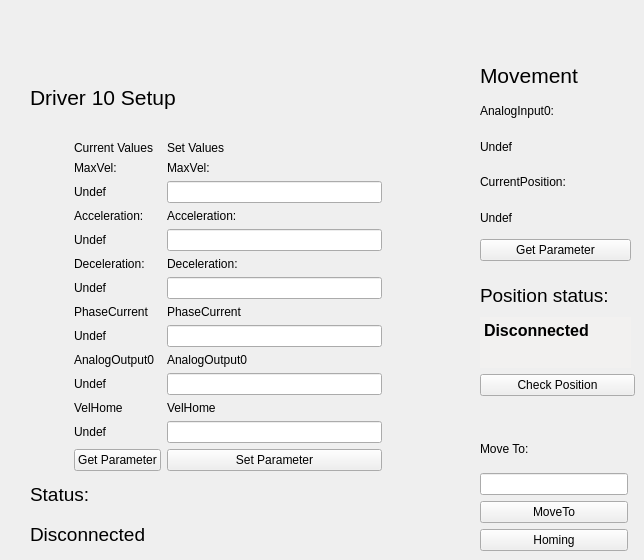
          <widget class="QWidget" name="tab_12">
           <attribute name="title">
            <string>10</string>
           </attribute>
           <attribute name="toolTip">
            <string>Driver 10 Setup and Movimentation</string>
           </attribute>
           <widget class="QWidget" name="layoutWidget_25">
            <property name="geometry">
             <rect>
              <x>480</x>
              <y>430</y>
              <width>148</width>
              <height>121</height>
             </rect>
            </property>
            <layout class="QVBoxLayout" name="verticalLayout_69">
             <item>
              <widget class="QLabel" name="label_255">
               <property name="text">
                <string>Move To:</string>
               </property>
              </widget>
             </item>
             <item>
              <widget class="QLineEdit" name="LineEditMoveToValue_10">
               <property name="toolTip">
                <string>Position to move driver 10</string>
               </property>
              </widget>
             </item>
             <item>
              <widget class="QPushButton" name="MoveTo_10">
               <property name="toolTip">
                <string>Move driver 10 to the position specified above</string>
               </property>
               <property name="text">
                <string>MoveTo</string>
               </property>
              </widget>
             </item>
             <item>
              <widget class="QPushButton" name="Homing_10">
               <property name="toolTip">
                <string>Execute the driver 10 homing procedure</string>
               </property>
               <property name="text">
                <string>Homing</string>
               </property>
              </widget>
             </item>
            </layout>
           </widget>
           <widget class="QWidget" name="layoutWidget_27">
            <property name="geometry">
             <rect>
              <x>480</x>
              <y>60</y>
              <width>151</width>
              <height>201</height>
             </rect>
            </property>
            <layout class="QVBoxLayout" name="verticalLayout_70">
             <item>
              <widget class="QLabel" name="label_258">
               <property name="font">
                <font>
                 <pointsize>16</pointsize>
                </font>
               </property>
               <property name="text">
                <string>Movement</string>
               </property>
              </widget>
             </item>
             <item>
              <widget class="QLabel" name="label_259">
               <property name="text">
                <string>AnalogInput0:</string>
               </property>
              </widget>
             </item>
             <item>
              <widget class="QLabel" name="LabelMovAnalogInput0_10">
               <property name="toolTip">
                <string>Current value of driver 10 AnalogInput(0)</string>
               </property>
               <property name="text">
                <string>Undef</string>
               </property>
              </widget>
             </item>
             <item>
              <widget class="QLabel" name="label_260">
               <property name="text">
                <string>CurrentPosition:</string>
               </property>
              </widget>
             </item>
             <item>
              <widget class="QLabel" name="LabelMovCurrentPosition_10">
               <property name="toolTip">
                <string>Current value of driver 10 CurrentPosition</string>
               </property>
               <property name="text">
                <string>Undef</string>
               </property>
              </widget>
             </item>
             <item>
              <widget class="QPushButton" name="GetParameterMov_10">
               <property name="toolTip">
                <string>Get position parameters of driver 10</string>
               </property>
               <property name="text">
                <string>Get Parameter</string>
               </property>
              </widget>
             </item>
            </layout>
           </widget>
           <widget class="QWidget" name="layoutWidget_26">
            <property name="geometry">
             <rect>
              <x>30</x>
              <y>60</y>
              <width>352</width>
              <height>491</height>
             </rect>
            </property>
            <layout class="QGridLayout" name="gridLayout_43">
             <item row="0" column="0" colspan="3">
              <widget class="QLabel" name="label_158">
               <property name="font">
                <font>
                 <pointsize>16</pointsize>
                </font>
               </property>
               <property name="text">
                <string>Driver 10 Setup</string>
               </property>
              </widget>
             </item>
             <item row="1" column="0">
              <layout class="QVBoxLayout" name="verticalLayout_22">
               <item>
                <widget class="QLabel" name="Images_10">
                 <property name="minimumSize">
                  <size>
                   <width>0</width>
                   <height>100</height>
                  </size>
                 </property>
                 <property name="maximumSize">
                  <size>
                   <width>200</width>
                   <height>150</height>
                  </size>
                 </property>
                 <property name="text">
                  <string/>
                 </property>
                 <property name="pixmap">
                  <pixmap resource="file.qrc">:/Driver.jpg</pixmap>
                 </property>
                 <property name="scaledContents">
                  <bool>true</bool>
                 </property>
                </widget>
               </item>
               <item>
                <widget class="QLabel" name="label_159">
                 <property name="text">
                  <string/>
                 </property>
                </widget>
               </item>
              </layout>
             </item>
             <item row="1" column="1">
              <widget class="QLabel" name="label_368">
               <property name="minimumSize">
                <size>
                 <width>25</width>
                 <height>0</height>
                </size>
               </property>
               <property name="text">
                <string/>
               </property>
              </widget>
             </item>
             <item row="1" column="2">
              <layout class="QGridLayout" name="gridLayout_21">
               <item row="0" column="0">
                <widget class="QLabel" name="label_160">
                 <property name="text">
                  <string>Current Values</string>
                 </property>
                </widget>
               </item>
               <item row="0" column="1">
                <widget class="QLabel" name="label_161">
                 <property name="text">
                  <string>Set Values</string>
                 </property>
                </widget>
               </item>
               <item row="1" column="0">
                <widget class="QLabel" name="label_162">
                 <property name="text">
                  <string>MaxVel:</string>
                 </property>
                </widget>
               </item>
               <item row="1" column="1">
                <widget class="QLabel" name="label_163">
                 <property name="text">
                  <string>MaxVel:</string>
                 </property>
                </widget>
               </item>
               <item row="2" column="0">
                <widget class="QLabel" name="LabelMaxVelSetup_10">
                 <property name="toolTip">
                  <string>Current value of driver 10 MaxVel</string>
                 </property>
                 <property name="text">
                  <string>Undef</string>
                 </property>
                </widget>
               </item>
               <item row="2" column="1">
                <widget class="QLineEdit" name="LineEditMaxVelSetup_10">
                 <property name="toolTip">
                  <string>&lt;html&gt;&lt;head/&gt;&lt;body&gt;&lt;p&gt;MaxVel of driver 10 to set&lt;/p&gt;&lt;/body&gt;&lt;/html&gt;</string>
                 </property>
                </widget>
               </item>
               <item row="3" column="0">
                <widget class="QLabel" name="label_164">
                 <property name="text">
                  <string>Acceleration:</string>
                 </property>
                </widget>
               </item>
               <item row="3" column="1">
                <widget class="QLabel" name="label_165">
                 <property name="text">
                  <string>Acceleration:</string>
                 </property>
                </widget>
               </item>
               <item row="4" column="0">
                <widget class="QLabel" name="LabelAccelerationSetup_10">
                 <property name="toolTip">
                  <string>Current value of driver 10 Acceleration</string>
                 </property>
                 <property name="text">
                  <string>Undef</string>
                 </property>
                </widget>
               </item>
               <item row="4" column="1">
                <widget class="QLineEdit" name="LineEditAccelerationSetup_10">
                 <property name="toolTip">
                  <string>&lt;html&gt;&lt;head/&gt;&lt;body&gt;&lt;p&gt;Acceleration of driver 10 to set&lt;/p&gt;&lt;/body&gt;&lt;/html&gt;</string>
                 </property>
                </widget>
               </item>
               <item row="5" column="0">
                <widget class="QLabel" name="label_166">
                 <property name="text">
                  <string>Deceleration:</string>
                 </property>
                </widget>
               </item>
               <item row="5" column="1">
                <widget class="QLabel" name="label_167">
                 <property name="text">
                  <string>Deceleration:</string>
                 </property>
                </widget>
               </item>
               <item row="6" column="0">
                <widget class="QLabel" name="LabelDecelerationSetup_10">
                 <property name="toolTip">
                  <string>Current value of driver 10 Deceleration</string>
                 </property>
                 <property name="text">
                  <string>Undef</string>
                 </property>
                </widget>
               </item>
               <item row="6" column="1">
                <widget class="QLineEdit" name="LineEditDecelerationSetup_10">
                 <property name="toolTip">
                  <string>&lt;html&gt;&lt;head/&gt;&lt;body&gt;&lt;p&gt;Deceleration of driver 10 to set&lt;/p&gt;&lt;/body&gt;&lt;/html&gt;</string>
                 </property>
                </widget>
               </item>
               <item row="7" column="0">
                <widget class="QLabel" name="label_168">
                 <property name="text">
                  <string>PhaseCurrent</string>
                 </property>
                </widget>
               </item>
               <item row="7" column="1">
                <widget class="QLabel" name="label_169">
                 <property name="text">
                  <string>PhaseCurrent</string>
                 </property>
                </widget>
               </item>
               <item row="8" column="0">
                <widget class="QLabel" name="LabelPhaseCurrentSetup_10">
                 <property name="toolTip">
                  <string>Current value of driver 10 PhaseCurrent</string>
                 </property>
                 <property name="text">
                  <string>Undef</string>
                 </property>
                </widget>
               </item>
               <item row="8" column="1">
                <widget class="QLineEdit" name="LineEditPhaseCurrentSetup_10">
                 <property name="toolTip">
                  <string>&lt;html&gt;&lt;head/&gt;&lt;body&gt;&lt;p&gt; PhaseCurrent of driver 10 to set&lt;/p&gt;&lt;/body&gt;&lt;/html&gt;</string>
                 </property>
                </widget>
               </item>
               <item row="9" column="0">
                <widget class="QLabel" name="label_170">
                 <property name="text">
                  <string>AnalogOutput0</string>
                 </property>
                </widget>
               </item>
               <item row="9" column="1">
                <widget class="QLabel" name="label_171">
                 <property name="text">
                  <string>AnalogOutput0</string>
                 </property>
                </widget>
               </item>
               <item row="10" column="0">
                <widget class="QLabel" name="LabelAnalogOutputSetup_10">
                 <property name="toolTip">
                  <string>Current value of driver 10 AnalogOutput(0)</string>
                 </property>
                 <property name="text">
                  <string>Undef</string>
                 </property>
                </widget>
               </item>
               <item row="10" column="1">
                <widget class="QLineEdit" name="LineEditAnalogOutputSetup_10">
                 <property name="toolTip">
                  <string>&lt;html&gt;&lt;head/&gt;&lt;body&gt;&lt;p&gt; AnalogOutput(0) of driver 10 to set&lt;/p&gt;&lt;/body&gt;&lt;/html&gt;</string>
                 </property>
                </widget>
               </item>
               <item row="11" column="0">
                <widget class="QLabel" name="label_369">
                 <property name="text">
                  <string>VelHome</string>
                 </property>
                </widget>
               </item>
               <item row="11" column="1">
                <widget class="QLabel" name="label_370">
                 <property name="text">
                  <string>VelHome</string>
                 </property>
                </widget>
               </item>
               <item row="12" column="0">
                <widget class="QLabel" name="LabelVelHomeSetup_10">
                 <property name="toolTip">
                  <string>Current value of driver 10 VelHome</string>
                 </property>
                 <property name="text">
                  <string>Undef</string>
                 </property>
                </widget>
               </item>
               <item row="12" column="1">
                <widget class="QLineEdit" name="LineEditVelHomeSetup_10">
                 <property name="toolTip">
                  <string>&lt;html&gt;&lt;head/&gt;&lt;body&gt;&lt;p&gt;VelHome of driver 10 to set&lt;/p&gt;&lt;/body&gt;&lt;/html&gt;</string>
                 </property>
                </widget>
               </item>
               <item row="13" column="0">
                <widget class="QPushButton" name="GetParameterDriver_10">
                 <property name="toolTip">
                  <string>&lt;html&gt;&lt;head/&gt;&lt;body&gt;&lt;p&gt;Get the current parameter of the driver 10&lt;/p&gt;&lt;/body&gt;&lt;/html&gt;</string>
                 </property>
                 <property name="text">
                  <string>Get Parameter</string>
                 </property>
                </widget>
               </item>
               <item row="13" column="1">
                <widget class="QPushButton" name="SetParameterDriver_10">
                 <property name="toolTip">
                  <string>&lt;html&gt;&lt;head/&gt;&lt;body&gt;&lt;p&gt;Set parameter of driver 10. Nota bene: in order to accomplished the command you have to set all the fields above.&lt;/p&gt;&lt;/body&gt;&lt;/html&gt;</string>
                 </property>
                 <property name="text">
                  <string>Set Parameter</string>
                 </property>
                </widget>
               </item>
              </layout>
             </item>
             <item row="2" column="0" colspan="3">
              <layout class="QVBoxLayout" name="verticalLayout_23">
               <item>
                <widget class="QLabel" name="label_172">
                 <property name="font">
                  <font>
                   <pointsize>14</pointsize>
                  </font>
                 </property>
                 <property name="text">
                  <string>Status:</string>
                 </property>
                </widget>
               </item>
               <item>
                <widget class="QLabel" name="LabelStatusDriver10">
                 <property name="font">
                  <font>
                   <pointsize>14</pointsize>
                  </font>
                 </property>
                 <property name="toolTip">
                  <string>Driver 10 Status</string>
                 </property>
                 <property name="text">
                  <string>Disconnected</string>
                 </property>
                </widget>
               </item>
              </layout>
             </item>
            </layout>
           </widget>
           <widget class="QWidget" name="layoutWidget_50">
            <property name="geometry">
             <rect>
              <x>480</x>
              <y>280</y>
              <width>155</width>
              <height>116</height>
             </rect>
            </property>
            <layout class="QVBoxLayout" name="verticalLayout_87">
             <item>
              <layout class="QVBoxLayout" name="verticalLayout_44">
               <item>
                <widget class="QLabel" name="label_319">
                 <property name="font">
                  <font>
                   <pointsize>14</pointsize>
                  </font>
                 </property>
                 <property name="text">
                  <string>Position status:</string>
                 </property>
                </widget>
               </item>
               <item>
                <widget class="QTextEdit" name="LabelPositionStatus_10">
                 <property name="maximumSize">
                  <size>
                   <width>151</width>
                   <height>51</height>
                  </size>
                 </property>
                 <property name="palette">
                  <palette>
                   <active>
                    <colorrole role="Base">
                     <brush brushstyle="SolidPattern">
                      <color alpha="255">
                       <red>242</red>
                       <green>241</green>
                       <blue>240</blue>
                      </color>
                     </brush>
                    </colorrole>
                   </active>
                   <inactive>
                    <colorrole role="Base">
                     <brush brushstyle="SolidPattern">
                      <color alpha="255">
                       <red>242</red>
                       <green>241</green>
                       <blue>240</blue>
                      </color>
                     </brush>
                    </colorrole>
                   </inactive>
                   <disabled>
                    <colorrole role="Base">
                     <brush brushstyle="SolidPattern">
                      <color alpha="255">
                       <red>255</red>
                       <green>255</green>
                       <blue>255</blue>
                      </color>
                     </brush>
                    </colorrole>
                   </disabled>
                  </palette>
                 </property>
                 <property name="font">
                  <font>
                   <pointsize>12</pointsize>
                   <weight>75</weight>
                   <bold>true</bold>
                  </font>
                 </property>
                 <property name="toolTip">
                  <string>&lt;html&gt;&lt;head/&gt;&lt;body&gt;&lt;p&gt;&lt;span style=&quot; font-size:11pt; font-weight:400;&quot;&gt;Here is printed the correspondence between the estimated position and the CurrentPosition of the driver 10.&lt;/span&gt;&lt;/p&gt;&lt;/body&gt;&lt;/html&gt;</string>
                 </property>
                 <property name="frameShape">
                  <enum>QFrame::NoFrame</enum>
                 </property>
                 <property name="html">
                  <string>&lt;!DOCTYPE HTML PUBLIC &quot;-//W3C//DTD HTML 4.0//EN&quot; &quot;http://www.w3.org/TR/REC-html40/strict.dtd&quot;&gt;
&lt;html&gt;&lt;head&gt;&lt;meta name=&quot;qrichtext&quot; content=&quot;1&quot; /&gt;&lt;style type=&quot;text/css&quot;&gt;
p, li { white-space: pre-wrap; }
&lt;/style&gt;&lt;/head&gt;&lt;body style=&quot; font-family:'Ubuntu'; font-size:12pt; font-weight:600; font-style:normal;&quot;&gt;
&lt;p style=&quot; margin-top:0px; margin-bottom:0px; margin-left:0px; margin-right:0px; -qt-block-indent:0; text-indent:0px;&quot;&gt;Disconnected&lt;/p&gt;&lt;/body&gt;&lt;/html&gt;</string>
                 </property>
                 <property name="textInteractionFlags">
                  <set>Qt::TextSelectableByMouse</set>
                 </property>
                </widget>
               </item>
              </layout>
             </item>
             <item>
              <widget class="QPushButton" name="CheckPositionButton_10">
               <property name="toolTip">
                <string>&lt;html&gt;&lt;head/&gt;&lt;body&gt;&lt;p&gt;Verify the correspondence between the estimated position and the current position of the driver 10.&lt;/p&gt;&lt;/body&gt;&lt;/html&gt;</string>
               </property>
               <property name="text">
                <string>Check Position</string>
               </property>
              </widget>
             </item>
            </layout>
           </widget>
          </widget>
